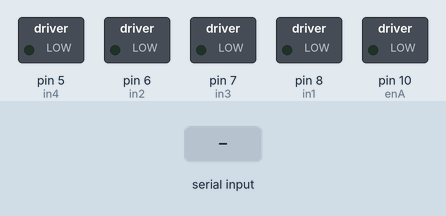
Bench run of a sketch on a simulated Arduino Uno, built with avr-gcc and run on an emulated ATmega328P. On the bench: switched loads named in the sketch (green lamp = pin HIGH). The inputs (shaded band) are chosen by the test bench.

Above: at 1.2 s.
1.3 s: "F" received over the second serial link
At 2.1 s:
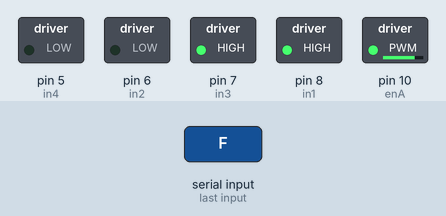
2.8 s: "B" received over the second serial link
At 3.2 s:
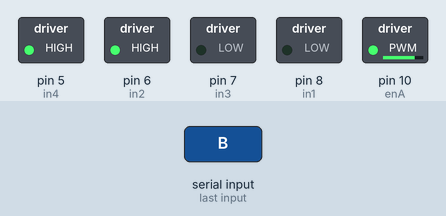
4.3 s: "L" received over the second serial link
At 5.5 s:
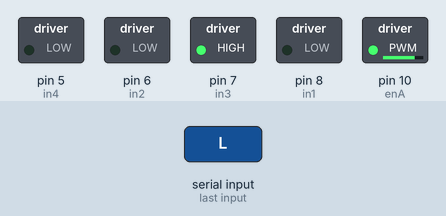
5.8 s: "R" received over the second serial link
At 6.7 s:
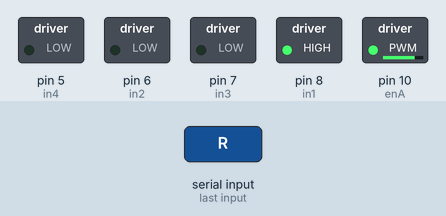
7.3 s: "S" received over the second serial link
At 7.8 s:
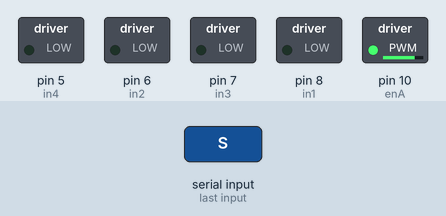
Timing chart, 0 to 9.8 s (numbered marks = the images above; inputs shaded):
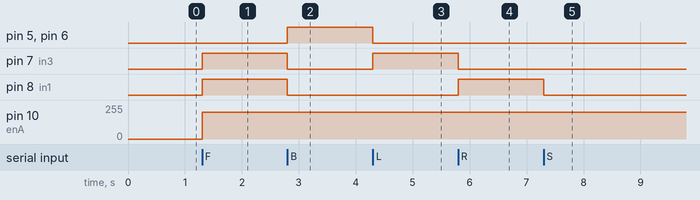

The sketch:

carbasic.ino
```cpp
#include <SoftwareSerial.h>

SoftwareSerial BT_Serial(2, 3); // RX, TX for Bluetooth communication

#define enA 10  // Enable1 L298 Pin enA
#define in1 8   // Motor1 L298 Pin in1
#define in2 6   // Motor1 L298 Pin in2
#define in3 7   // Motor2 L298 Pin in3
#define in4 5   // Motor2 L298 Pin in4

int Speed = 200; // Motor speed (0 to 255)
char direction;

void setup() {
  pinMode(enA, OUTPUT);
  pinMode(in1, OUTPUT);
  pinMode(in2, OUTPUT);
  pinMode(in3, OUTPUT);
  pinMode(in4, OUTPUT);

  BT_Serial.begin(9600); // Start Bluetooth serial communication
  Serial.begin(9600);    // Start serial communication with the computer
}

void loop() {
  if (BT_Serial.available()) { // If data is available from Bluetooth
    direction = BT_Serial.read(); // Read the incoming byte

    // Process the received command
    switch (direction) {
      case 'F': // Move forward
        forward();
        break;
      case 'B': // Move backward
        backward();
        break;
      case 'L': // Turn left
        left();
        break;
      case 'R': // Turn right
        right();
        break;
      case 'S': // Stop
        stop();
        break;
    }
  }
}

void forward() {
  digitalWrite(in1, HIGH);
  digitalWrite(in2, LOW);
  digitalWrite(in3, HIGH);
  digitalWrite(in4, LOW);
  analogWrite(enA, Speed);
}

void backward() {
  digitalWrite(in1, LOW);
  digitalWrite(in2, HIGH);
  digitalWrite(in3, LOW);
  digitalWrite(in4, HIGH);
  analogWrite(enA, Speed);
}

void left() {
  digitalWrite(in1, LOW);
  digitalWrite(in2, LOW);
  digitalWrite(in3, HIGH);
  digitalWrite(in4, LOW);
  analogWrite(enA, Speed); // Set speed for motors on the left side
}

void right() {
  digitalWrite(in1, HIGH);
  digitalWrite(in2, LOW);
  digitalWrite(in3, LOW);
  digitalWrite(in4, LOW);
  analogWrite(enA, Speed); // Set speed for motors on the right side
}

void stop() {
  digitalWrite(in1, LOW);
  digitalWrite(in2, LOW);
  digitalWrite(in3, LOW);
  digitalWrite(in4, LOW);
}
```

Measured:
- after the input at 1.3 s, pin 7 (in3), pin 8 (in1): LOW → HIGH at once; pin 10 (enA): 0/255 → 200/255 at once
- after the input at 2.8 s, pin 5 (in4), pin 6 (in2): LOW → HIGH at once; pin 7 (in3), pin 8 (in1): HIGH → LOW at once
- after the input at 4.3 s, pin 5 (in4), pin 6 (in2): HIGH → LOW at once; pin 7 (in3): LOW → HIGH at once
- after the input at 5.8 s, pin 7 (in3): HIGH → LOW at once; pin 8 (in1): LOW → HIGH at once
- after the input at 7.3 s, pin 8 (in1): HIGH → LOW at once
